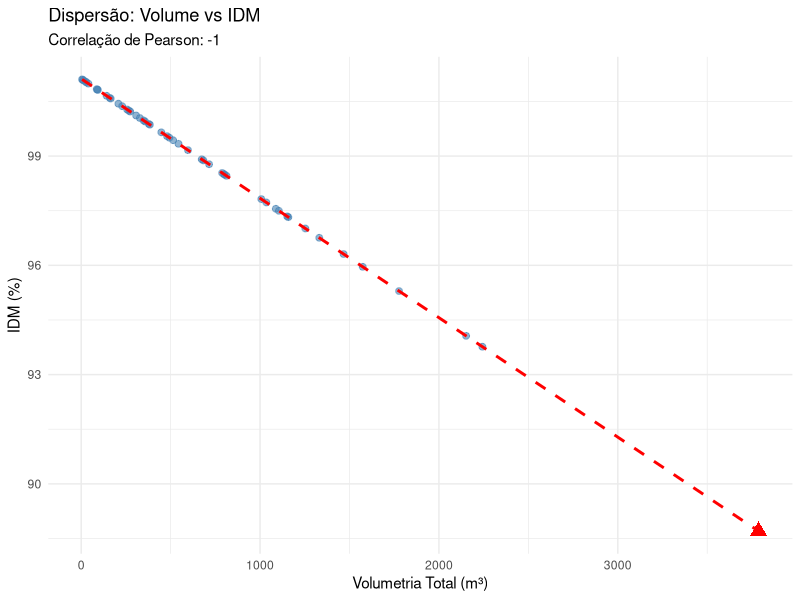
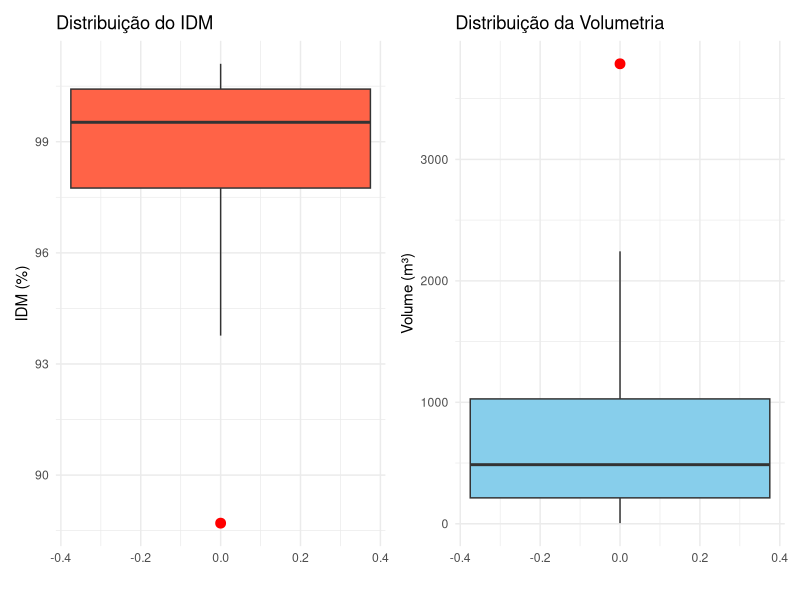

R code for these plots, in order:

library(tidyverse)
library(readxl)
library(patchwork)

setwd("C:/Users/silva/Documents/Desafio Águas de Joinville")
arquivo1 <- read_excel("Arquivo1.xlsx")
arquivo2 <- read_excel("Arquivo2.xlsx")

base_consolidada <- inner_join(arquivo1, arquivo2,
                                by = c("Matricula", "HD.Instalado"))

# 4. Gráfico de dispersão (X-Y)
ggplot(data = base_consolidada, aes(x = Volume, y = IDM)) +
  geom_point(color = "steelblue", alpha = 0.6, size = 2) +
  geom_smooth(method = "lm", se = TRUE, color = "red", linetype = "dashed") +
  geom_point(data = subset(base_consolidada, Volume > 3000),
              aes(x = Volume, y = IDM), color = "red", size = 4, shape = 17) +
  theme_minimal() +
  labs(title = "Dispersão: Volume vs IDM",
        subtitle = paste("Correlação de Pearson:",
                        round(cor(base_consolidada$Volume,
                                  base_consolidada$IDM), 4)),
        x = "Volumetria Total (m³)",
        y = "IDM (%)")

# 5. Boxplots combinados para IDM e volumetria total
p1 <- ggplot(data = base_consolidada, aes(y = IDM)) +
  geom_boxplot(fill = "tomato", outlier.color = "red", outlier.size = 3) +
  theme_minimal() +
  labs(title = "Distribuição do IDM", y = "IDM (%)", x = "")

p2 <- ggplot(data = base_consolidada, aes(y = Volume)) +
  geom_boxplot(fill = "skyblue", outlier.color = "red", outlier.size = 3) +
  theme_minimal() +
  labs(title = "Distribuição da Volumetria", y = "Volume (m³)", x = "")

p1 + p2
